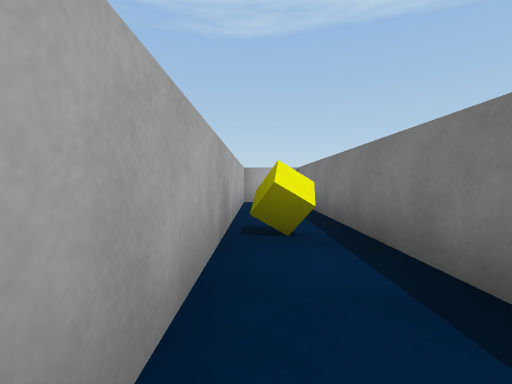
[1] (above)

21 first-person views from a walk through a Unity game level. The camera is 0.6 m above the floor, tilts 2° down and sees 85° across. The floor is counted in squares, 1 m on a side. Each view is taken from the middle of a square. On the plan, view 1 faces up. The plan holds only what a view shows up to about 9 squares ahead; the rest is blank. The player is left out.

[2]
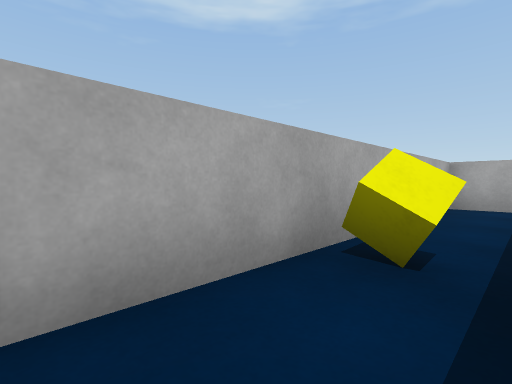

[3]
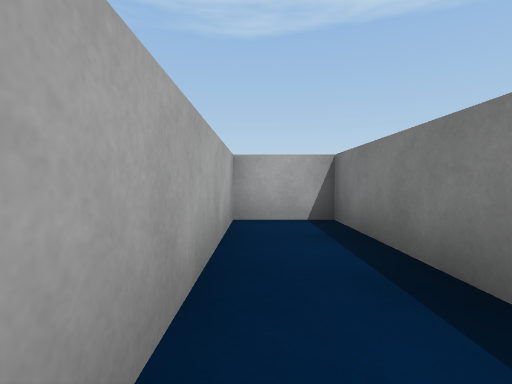

[4]
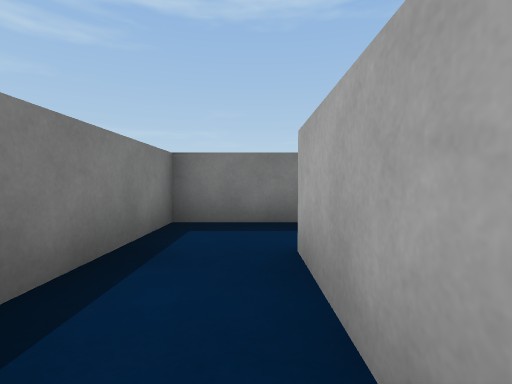

[5]
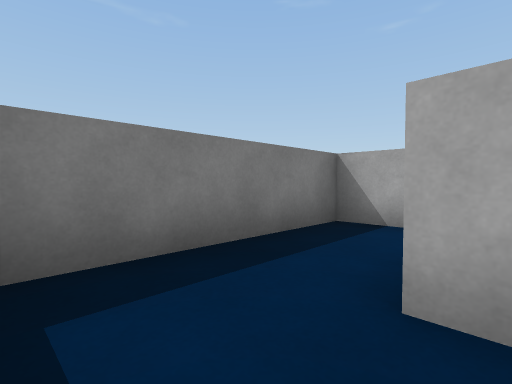

[6]
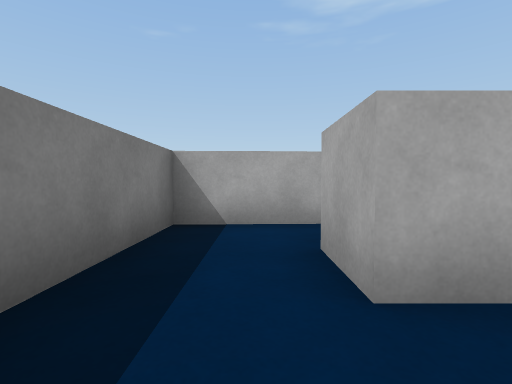

[7]
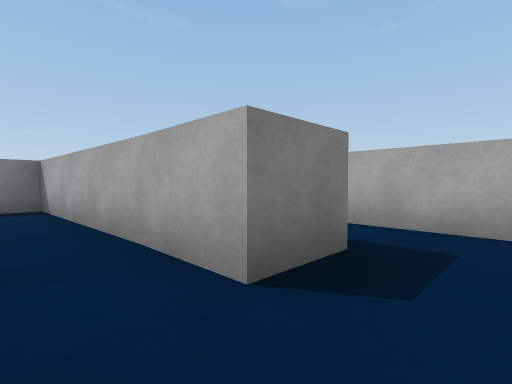

[8]
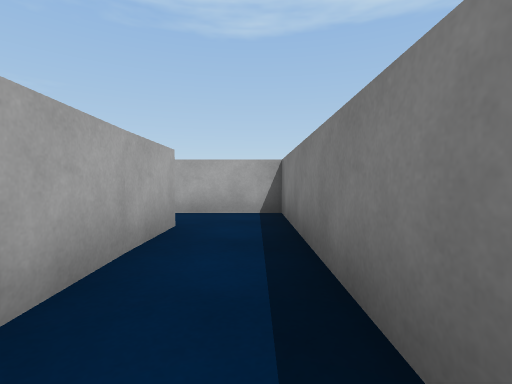

[9]
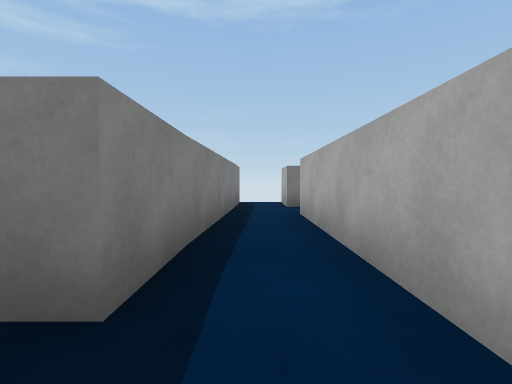

[10]
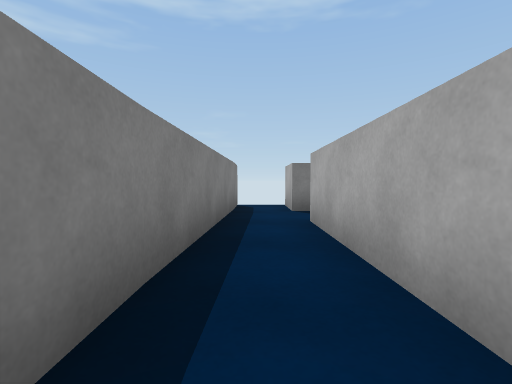

[11]
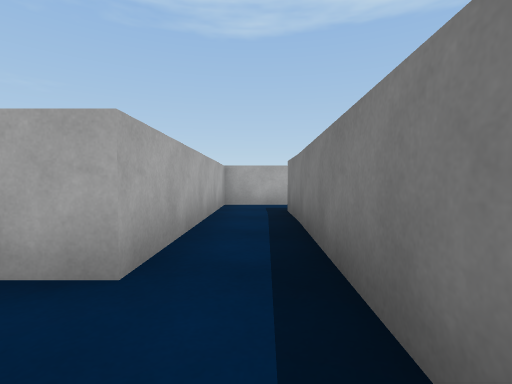

[12]
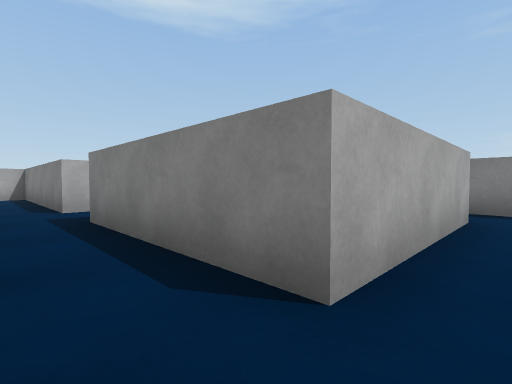

[13]
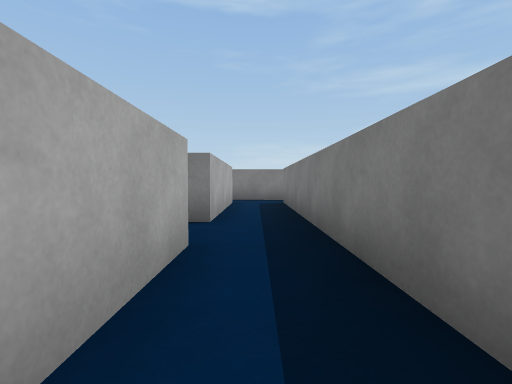

[14]
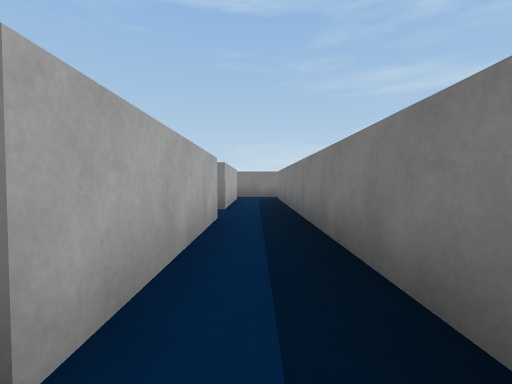

[15]
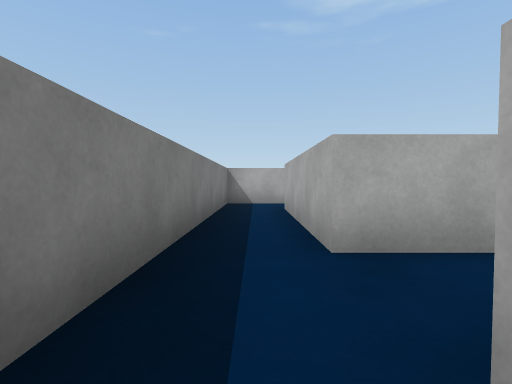

[16]
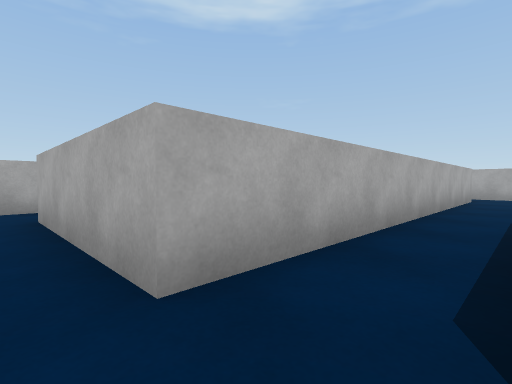

[17]
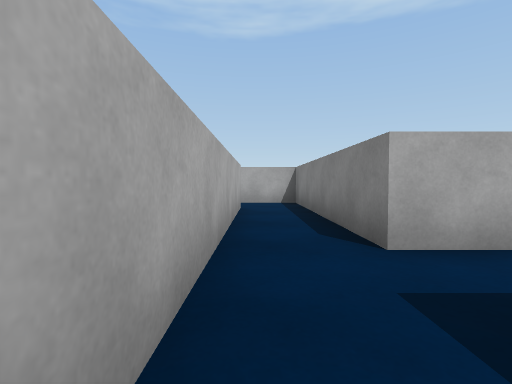

[18]
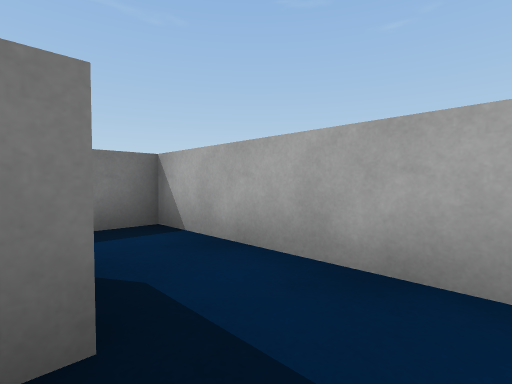

[19]
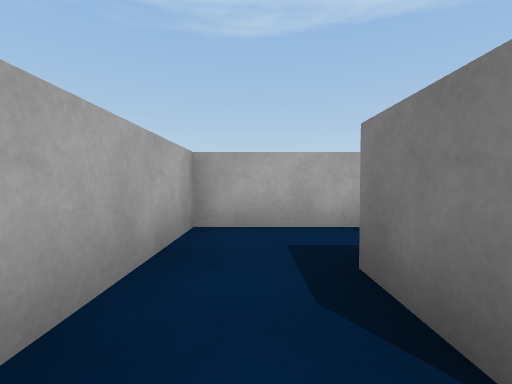

[20]
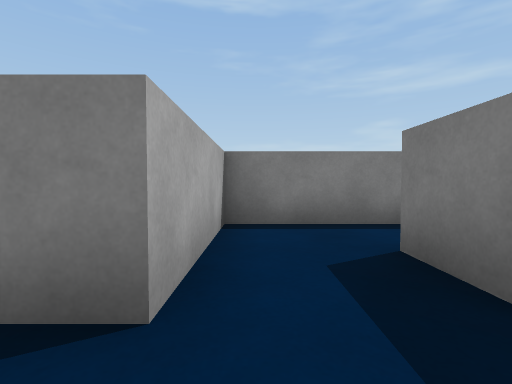

[21]
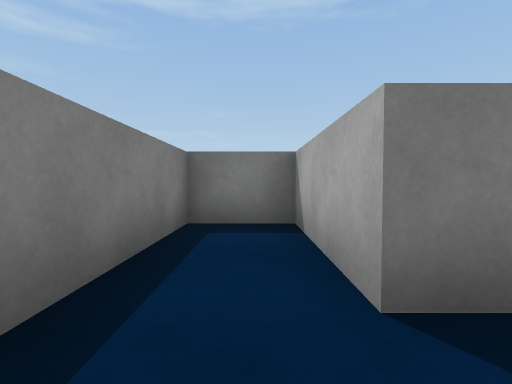

### Floor plan
Points are (right, up) in squares from view 1. A wall is a line through its corners. A room is listed if a view was taken in it or the views show most of it. See-through windows are left out.
Room 1 (views 1, 2, 3, 4, 5, 6)
walls: (-0.4, -2.2) (1.3, -2.2) (1.3, 8.5) (-0.4, 8.5) (-0.4, -0.3)
ways out: opening at (-1, -1) to room 2
objects: yellow cube (0, 3)
Room 2 (views 7, 8)
walls: (-1.5, 0.5) (-1.5, 5.5) (-2.5, 5.5); (-3.2, 3.7) (-2.9, -2.2) (-0.4, -2.2); (-0.4, -0.3) (-1.5, -0.3)
ways out: opening at (-1, -1) to room 1; opening at (-3.5, 4.5) to room 3
Room 3 (views 9, 10, 11)
walls: (-5.8, -1.8) (-5.8, -3.2); (-2.5, 5.5) (-5.8, 5.5) (-5.8, -0.3); (-4.6, -3.4) (-4.3, 3.7) (-3.2, 3.7)
ways out: opening at (-3.5, 4.5) to room 2; opening at (-6, -1) to room 4
Room 4 (views 12, 13, 14, 15, 16, 17, 19, 20)
walls: (-8.4, 5.5) (-9.8, 5.5) (-9.8, 11.2) (-11.5, 11.2); (-5.8, -0.3) (-9.8, -0.3) (-9.8, 3.7) (-8.6, 3.7); (-16.8, -0.5) (-16.8, -1.8) (-5.8, -1.8); (-11.4, 9.8) (-11.4, -0.3) (-15.3, -0.3)
ways out: opening at (-6, -1) to room 3; opening at (-16, 0.5) to room 5; opening at (-9.5, 4.5) to room 6
Room 5 (view 18)
walls: (-14.5, 2.7) (-16.8, 2.7) (-16.8, -0.5); (-15.3, -0.3) (-15.3, 1)
ways out: opening at (-16, 0.5) to room 4
Room 6 (view 21)
walls: (-8.6, 3.7) (-8.6, 0.9) (-7, 0.9) (-7, 5.5) (-8.4, 5.5)
ways out: opening at (-9.5, 4.5) to room 4

Where each view was taken, in squares from view 1:
view 1: 0 up, 0 right, facing up
view 2: 1 up, 1 right, facing up-left
view 3: 4 up, 0 right, facing up
view 4: 2 up, 0 right, facing down
view 5: 0 up, 1 right, facing down-left
view 6: 1 down, 1 right, facing left
view 7: 5 up, 2 left, facing down-left
view 8: 0 up, 2 left, facing up
view 9: 5 up, 5 left, facing down
view 10: 4 up, 5 left, facing down
view 11: 2 down, 5 left, facing up
view 12: 1 down, 11 left, facing up-right
view 13: 1 down, 14 left, facing right
view 14: 1 down, 16 left, facing right
view 15: 1 down, 9 left, facing left
view 16: 1 down, 10 left, facing up-left
view 17: 3 up, 11 left, facing up
view 18: 2 up, 15 left, facing down-left
view 19: 1 down, 16 left, facing up
view 20: 5 up, 11 left, facing right
view 21: 5 up, 8 left, facing down
